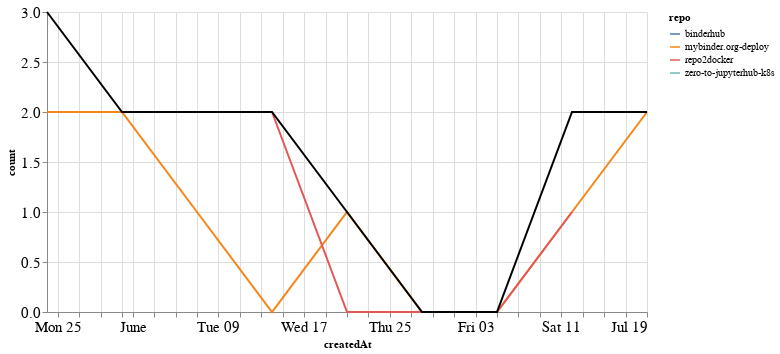

This figure's notebook cell:
### Markdown cell above
## PRs

### Code cell
prs_time = prs.groupby('repo').resample('W', on='createdAt').count()['author'].reset_index()
prs_time = prs_time.rename(columns={'author': 'count'})
prs_time_total = prs_time.groupby('createdAt').agg({"count": "sum"}).reset_index()

ch1 = alt.Chart(prs_time, width=600).mark_line().encode(
    x='createdAt',
    y='count',
    color='repo',
    tooltip="repo"
)

ch2 = alt.Chart(prs_time_total, width=600).mark_line(color="black").encode(
    x='createdAt',
    y='count',
)

ch1 + ch2

### Figure 1 — Vega-Lite specification as saved in the notebook (floating-point values rounded to 4 significant figures)
{"config": {"axisLeft": {"labelFontSize": 15}, "axisBottom": {"labelFontSize": 15}}, "layer": [{"data": {"name": "data-817ef2e69e244bb6fdda72c2d4ec9e23"}, "mark": "line", "encoding": {"color": {"type": "nominal", "field": "repo"}, "tooltip": {"type": "nominal", "field": "repo"}, "x": {"type": "temporal", "field": "createdAt"}, "y": {"type": "quantitative", "field": "count"}}, "width": 600}, {"data": {"name": "data-6fcb8a7cc3d85c88954a18c43dfdf6b3"}, "mark": {"type": "line", "color": "black"}, "encoding": {"x": {"type": "temporal", "field": "createdAt"}, "y": {"type": "quantitative", "field": "count"}}, "width": 600}], "$schema": "https://vega.github.io/schema/vega-lite/v4.8.1.json", "datasets": {"data-817ef2e69e244bb6fdda72c2d4ec9e23": [{"repo": "binderhub", "createdAt": "2020-05-24T00:00:00", "count": 1}, {"repo": "mybinder.org-deploy", "createdAt": "2020-05-24T00:00:00", "count": 2}, {"repo": "mybinder.org-deploy", "createdAt": "2020-05-31T00:00:00", "count": 2}, {"repo": "mybinder.org-deploy", "createdAt": "2020-06-07T00:00:00", "count": 1}, {"repo": "mybinder.org-deploy", "createdAt": "2020-06-14T00:00:00", "count": 0}, {"repo": "mybinder.org-deploy", "createdAt": "2020-06-21T00:00:00", "count": 1}, {"repo": "mybinder.org-deploy", "createdAt": "2020-06-28T00:00:00", "count": 0}, {"repo": "mybinder.org-deploy", "createdAt": "2020-07-05T00:00:00", "count": 0}, {"repo": "mybinder.org-deploy", "createdAt": "2020-07-12T00:00:00", "count": 1}, {"repo": "mybinder.org-deploy", "createdAt": "2020-07-19T00:00:00", "count": 2}, {"repo": "repo2docker", "createdAt": "2020-06-14T00:00:00", "count": 2}, {"repo": "repo2docker", "createdAt": "2020-06-21T00:00:00", "count": 0}, {"repo": "repo2docker", "createdAt": "2020-06-28T00:00:00", "count": 0}, {"repo": "repo2docker", "createdAt": "2020-07-05T00:00:00", "count": 0}, {"repo": "repo2docker", "createdAt": "2020-07-12T00:00:00", "count": 1}, {"repo": "zero-to-jupyterhub-k8s", "createdAt": "2020-06-07T00:00:00", "count": 1}], "data-6fcb8a7cc3d85c88954a18c43dfdf6b3": [{"createdAt": "2020-05-24T00:00:00", "count": 3}, {"createdAt": "2020-05-31T00:00:00", "count": 2}, {"createdAt": "2020-06-07T00:00:00", "count": 2}, {"createdAt": "2020-06-14T00:00:00", "count": 2}, {"createdAt": "2020-06-21T00:00:00", "count": 1}, {"createdAt": "2020-06-28T00:00:00", "count": 0}, {"createdAt": "2020-07-05T00:00:00", "count": 0}, {"createdAt": "2020-07-12T00:00:00", "count": 2}, {"createdAt": "2020-07-19T00:00:00", "count": 2}]}}
